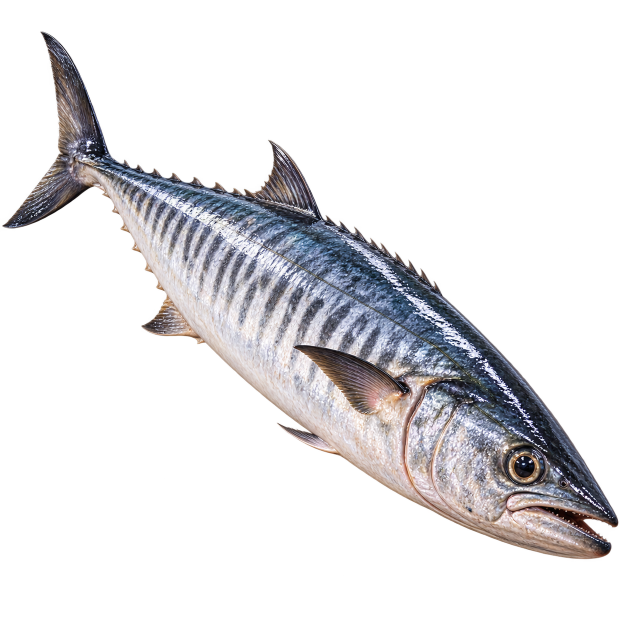
#> input picture docs/design/characters/generated/category_fish.png, 1254 x 1254 px (shown at 1/2 size)
$ python make_images.py
#> lines starting #> are read from the running program, lines starting #| are printed output that depends on the picture
#!/usr/bin/env python3
"""Make the sample set's picture files from the owner's pictures in docs/design/characters/generated and
docs/design/products.

Writes small WebP copies (transparency kept) to backend/data/sample/images/, at the path of their image key without
the leading "sample/" (sample/categories/fish.webp -> images/categories/fish.webp; docs/product/sample-data.md).
Product pictures (D249): docs/design/products/<slug>/<n>.png|jpg|jpeg (n = 1..4) -> images/products/<slug>/<n>.webp,
1280 px on the longest side, so the loader's 320/640/1280 renditions come from a full-size picture.
Runs on the CI runner (workflow sample-images.yml), never on the development Mac; the result is committed.

Usage: python3 backend/data/sample/tools/make_images.py [repo_root]   (needs Pillow)
"""

from __future__ import annotations

import sys
from pathlib import Path

from PIL import Image

ROOT = Path(sys.argv[1]) if len(sys.argv) > 1 else Path(__file__).resolve().parents[4]
SOURCE = ROOT / "docs" / "design" / "characters" / "generated"
TARGET = ROOT / "backend" / "data" / "sample" / "images"
PRODUCTS = ROOT / "docs" / "design" / "products"
PRODUCT_LONGEST = 1280
PRODUCT_SOURCE_SUFFIXES = (".png", ".jpg", ".jpeg")

# Owner picture -> (path under images/, longest side in pixels).
PICTURES = {
    "category_fish.png": ("categories/fish.webp", 512),
    "category_prawns.png": ("categories/prawns-shrimp.webp", 512),
    "category_crabs.png": ("categories/crabs.webp", 512),
    "category_shellfish.png": ("categories/shellfish.webp", 512),
    "category_fillets_steaks.png": ("categories/fillets-steaks.webp", 512),
    "category_ready_to_cook.png": ("categories/ready-to-cook.webp", 512),
    "category_fish_eggs.png": ("categories/fish-eggs.webp", 512),
    "category_ready_to_eat.png": ("categories/ready-to-eat.webp", 512),
    "sample_banner_seer_steaks.png": ("banners/welcome.webp", 1200),
    "sample_banner_prawns.png": ("banners/prawn-week.webp", 1200),
}


def main() -> int:
    for source_name, (target_name, longest) in PICTURES.items():
        with Image.open(SOURCE / source_name) as image:
#> image is the input picture: PIL image 1254x1254 RGBA; mean R, G, B, A 37, 36, 37.9, 63
            picture = image.convert("RGBA")
            picture.thumbnail((longest, longest), Image.Resampling.LANCZOS)
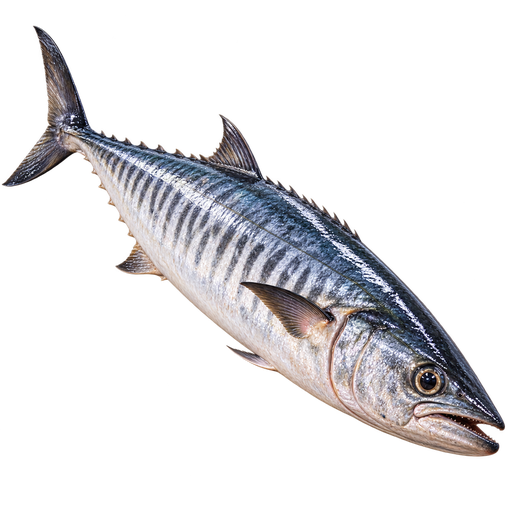
#> picture: PIL image 512x512 RGBA; mean R, G, B, A 37.2, 36.1, 38, 63.1; transparent parts drawn white
            target = TARGET / target_name
            target.parent.mkdir(parents=True, exist_ok=True)
            picture.save(target, "WEBP", quality=82, method=6)
            print(f"{target.relative_to(ROOT)} {picture.width}x{picture.height} {target.stat().st_size} bytes")
#| backend/data/sample/images/categories/fish.webp 512x512 45684 bytes
#> pass 2 of the loop in main, `for source_name, (target_name, longest) in PICTURES.items():`:
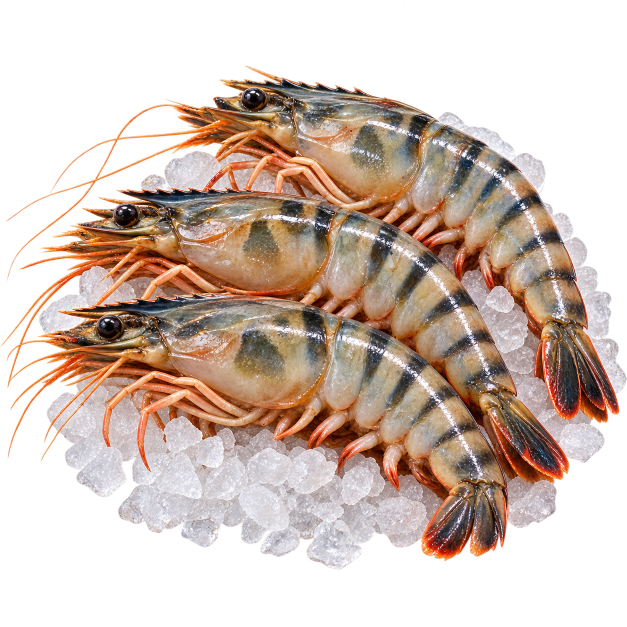
#> input picture docs/design/characters/generated/category_prawns.png, 1254 x 1254 px (shown at 1/2 size)
#> in main, image is the input picture: PIL image 1254x1254 RGBA; mean R, G, B, A 99.8, 79.8, 67.7, 136.4
#> in main, `picture.thumbnail((longest, longest), Image.Resampling.LANCZOS)`:
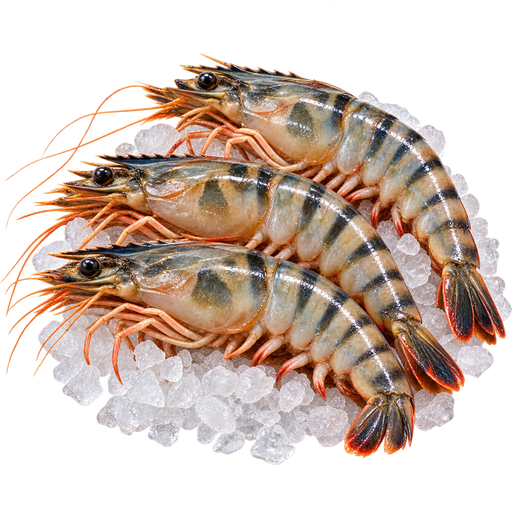
#> picture: PIL image 512x512 RGBA; mean R, G, B, A 99.6, 79.6, 67.6, 136.5; transparent parts drawn white
#> (the run stopped early here; a loop or call above may not have finished)
